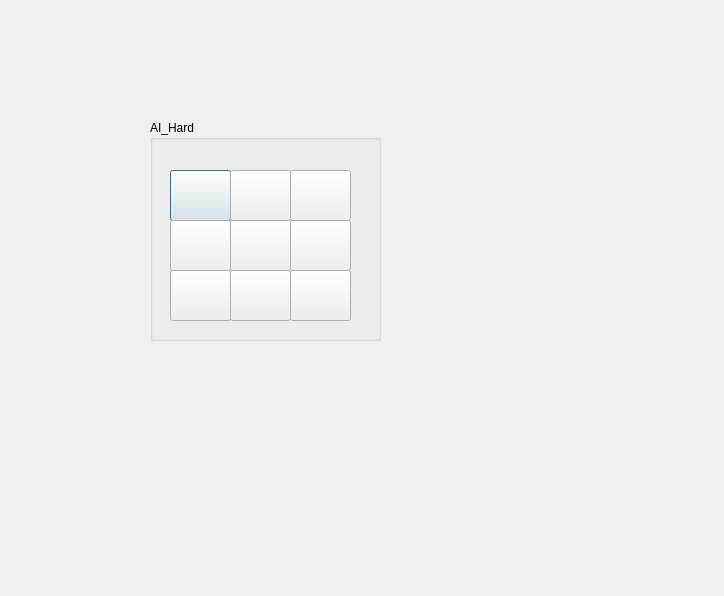
<?xml version="1.0" encoding="UTF-8"?>
<ui version="4.0">
 <class>hard1</class>
 <widget class="QDialog" name="hard1">
  <property name="geometry">
   <rect>
    <x>0</x>
    <y>0</y>
    <width>724</width>
    <height>596</height>
   </rect>
  </property>
  <property name="windowTitle">
   <string>Dialog</string>
  </property>
  <widget class="QGroupBox" name="groupBox">
   <property name="geometry">
    <rect>
     <x>150</x>
     <y>120</y>
     <width>231</width>
     <height>221</height>
    </rect>
   </property>
   <property name="title">
    <string>AI_Hard</string>
   </property>
   <widget class="QPushButton" name="pushButton">
    <property name="geometry">
     <rect>
      <x>20</x>
      <y>50</y>
      <width>61</width>
      <height>51</height>
     </rect>
    </property>
    <property name="text">
     <string/>
    </property>
   </widget>
   <widget class="QPushButton" name="pushButton_2">
    <property name="geometry">
     <rect>
      <x>80</x>
      <y>50</y>
      <width>61</width>
      <height>51</height>
     </rect>
    </property>
    <property name="text">
     <string/>
    </property>
   </widget>
   <widget class="QPushButton" name="pushButton_3">
    <property name="geometry">
     <rect>
      <x>140</x>
      <y>50</y>
      <width>61</width>
      <height>51</height>
     </rect>
    </property>
    <property name="text">
     <string/>
    </property>
   </widget>
   <widget class="QPushButton" name="pushButton_4">
    <property name="geometry">
     <rect>
      <x>20</x>
      <y>100</y>
      <width>61</width>
      <height>51</height>
     </rect>
    </property>
    <property name="text">
     <string/>
    </property>
   </widget>
   <widget class="QPushButton" name="pushButton_5">
    <property name="geometry">
     <rect>
      <x>80</x>
      <y>100</y>
      <width>61</width>
      <height>51</height>
     </rect>
    </property>
    <property name="text">
     <string/>
    </property>
   </widget>
   <widget class="QPushButton" name="pushButton_6">
    <property name="geometry">
     <rect>
      <x>140</x>
      <y>100</y>
      <width>61</width>
      <height>51</height>
     </rect>
    </property>
    <property name="text">
     <string/>
    </property>
   </widget>
   <widget class="QPushButton" name="pushButton_7">
    <property name="geometry">
     <rect>
      <x>20</x>
      <y>150</y>
      <width>61</width>
      <height>51</height>
     </rect>
    </property>
    <property name="text">
     <string/>
    </property>
   </widget>
   <widget class="QPushButton" name="pushButton_8">
    <property name="geometry">
     <rect>
      <x>80</x>
      <y>150</y>
      <width>61</width>
      <height>51</height>
     </rect>
    </property>
    <property name="text">
     <string/>
    </property>
   </widget>
   <widget class="QPushButton" name="pushButton_9">
    <property name="geometry">
     <rect>
      <x>140</x>
      <y>150</y>
      <width>61</width>
      <height>51</height>
     </rect>
    </property>
    <property name="text">
     <string/>
    </property>
   </widget>
  </widget>
 </widget>
 <resources/>
 <connections/>
</ui>
